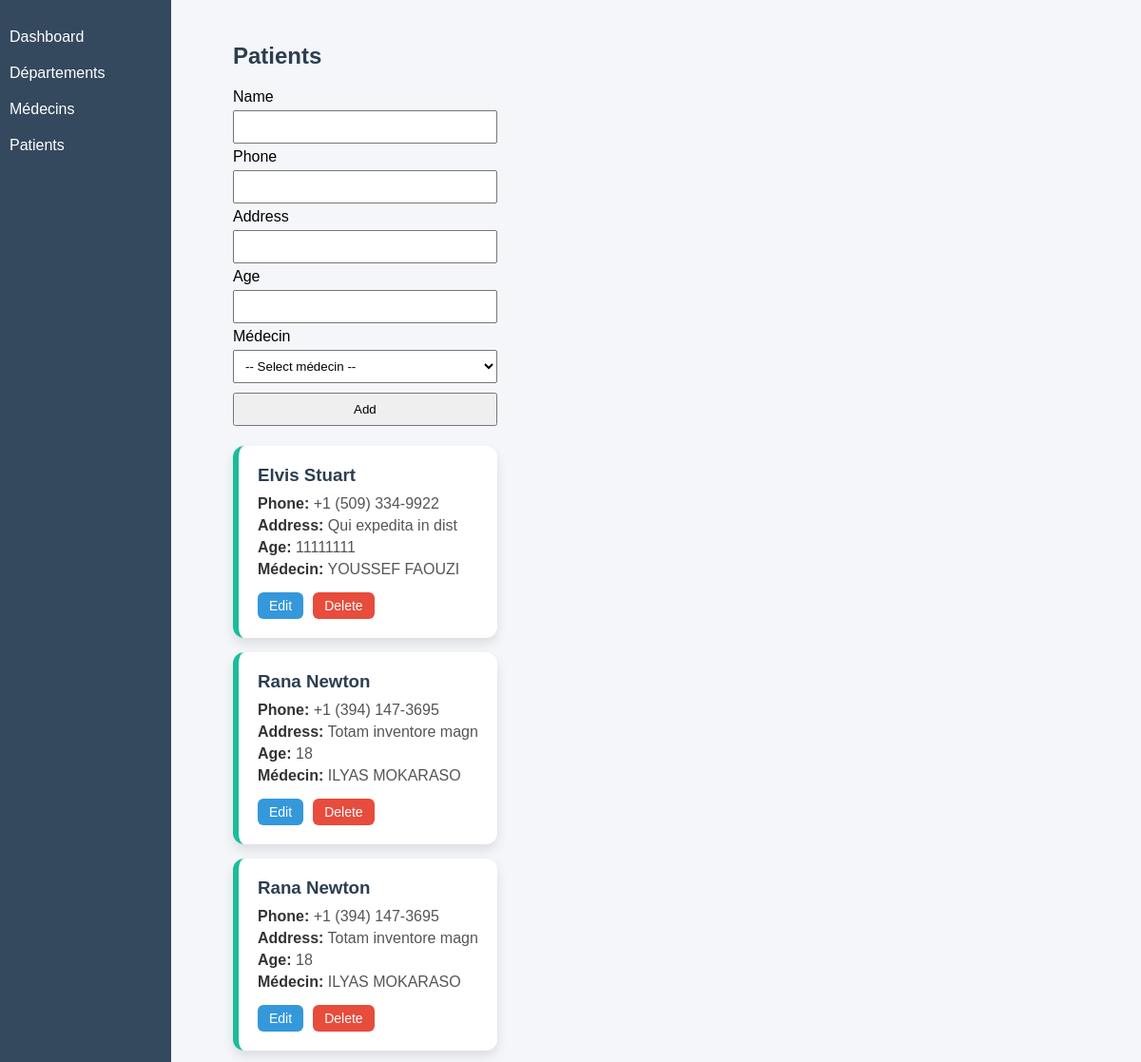
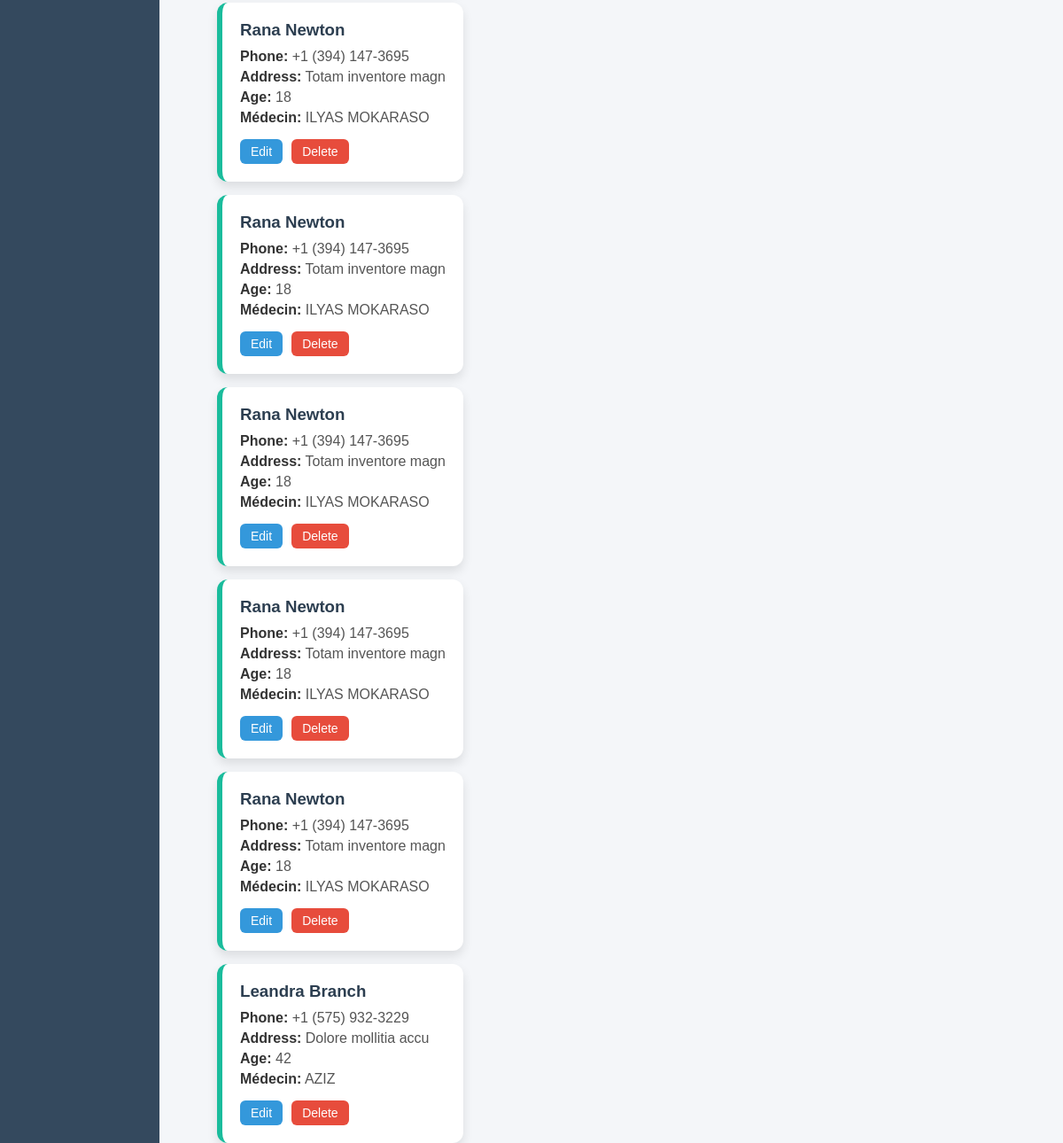
Page /patients/index.php on the committed database (2 pictures, top to bottom).
### tables this page shows
CREATE TABLE `patients` (
  `id` int NOT NULL,
  `name` varchar(100) DEFAULT NULL,
  `phone` varchar(20) DEFAULT NULL,
  `address` varchar(255) DEFAULT NULL,
  `age` int DEFAULT NULL,
  `medecin_id` int DEFAULT NULL
);

CREATE TABLE `medecins` (
  `id` int NOT NULL,
  `name` varchar(100) DEFAULT NULL,
  `phone` varchar(20) DEFAULT NULL,
  `email` varchar(100) DEFAULT NULL,
  `address` varchar(255) DEFAULT NULL,
  `age` int DEFAULT NULL,
  `departement_id` int DEFAULT NULL
);

### patients/index.php (the view, shortened to what this page needs)
<?php include("../config/db.php"); ?>
<link rel="stylesheet" href="../assets/style.css">
<?php include("../includes/sidebar.php"); ?>
<div class="content">
<h2>Patients</h2>
<form method="post" class="form-container">
  <div class="form-group">
    <label for="name">Name</label>
    <input type="text" id="name" name="name" required>
  </div>
  <div class="form-group">
    <label for="phone">Phone</label>
    <input type="text" id="phone" name="phone">
  </div>
  <div class="form-group">
    <label for="address">Address</label>
    <input type="text" id="address" name="address">
  </div>
  <div class="form-group">
    <label for="age">Age</label>
    <input type="number" id="age" name="age" min="0">
  </div>
  <div class="form-group">
    <label for="medecin">Médecin</label>
    <select id="medecin" name="medecin" required>
      <option value="">-- Select médecin --</option>
    </select>
  </div>
  <button type="submit" name="add">Add</button>
</form>
<?php
$res = mysqli_query($conn,"
SELECT p.*, m.name AS med
FROM patients p
JOIN medecins m ON p.medecin_id=m.id
");
while($row = mysqli_fetch_assoc($res)){
echo "
<div class='list-card patients'>
  <h3>{$row['name']}</h3>
  <p><strong>Phone:</strong> {$row['phone']}</p>
  <p><strong>Address:</strong> {$row['address']}</p>
  <p><strong>Age:</strong> {$row['age']}</p>
  <p><strong>Médecin:</strong> {$row['med']}</p>
  <div class='card-buttons'>
    <a href='edit_patient.php?id={$row['id']}' class='btn edit'>Edit</a>
    <a href='delete_patient.php?id={$row['id']}' class='btn delete' onclick='return confirm(\"Are you sure?\")'>Delete</a>
  </div>
</div>
";
}
?>
</div>

### assets/style.css (style rules this page uses)
.content { margin-left: 220px; padding: 20px; }
input, select, button { width: 100%; padding: 8px; margin: 5px 0; }
.patients { background: linear-gradient(135deg, #1abc9c, #16a085); }
.list-card { background: white; padding: 15px 20px; border-radius: 10px; margin-bottom: 12px; box-shadow: 0 5px 10px rgba(0,0,0,0.1); border-left: 5px solid #3498db; transition: 0.3s; }
.list-card { background: white; padding: 20px; border-radius: 12px; margin-bottom: 15px; box-shadow: 0 6px 12px rgba(0,0,0,0.1); border-left: 6px solid #3498db; transition: transform 0.3s, box-shadow 0.3s; }
.list-card h3 { margin: 0 0 10px 0; color: #2c3e50; }
.list-card p { margin: 5px 0; color: #555; }
.list-card p strong { color: #333; }
.list-card { background: white; padding: 20px; border-radius: 12px; margin-bottom: 15px; box-shadow: 0 6px 12px rgba(0,0,0,0.1); border-left: 6px solid #1abc9c; transition: transform 0.3s, box-shadow 0.3s; }
.card-buttons { margin-top: 15px; display: flex; gap: 10px; }
.btn { padding: 6px 12px; border-radius: 6px; text-decoration: none; color: white; font-size: 14px; transition: 0.3s; }
.btn.edit { background: #3498db; }
.btn.delete { background: #e74c3c; }
.content { margin-left: 220px; padding: 25px; }
h2 { margin-bottom: 20px; color: #2c3e50; }
h2 { color: #2c3e50; margin-bottom: 20px; }

### rows in the picture
patients: name "Elvis Stuart", phone "+1 (509) 334-9922", address "Qui expedita in dist", age "11111111", medecin.name "YOUSSEF FAOUZI"
patients: name "Rana Newton", phone "+1 (394) 147-3695", address "Totam inventore magn", age "18", medecin.name "ILYAS MOKARASO"
patients: name "Rana Newton", phone "+1 (394) 147-3695", address "Totam inventore magn", age "18", medecin.name "ILYAS MOKARASO"
patients: name "Rana Newton", phone "+1 (394) 147-3695", address "Totam inventore magn", age "18", medecin.name "ILYAS MOKARASO"
patients: name "Rana Newton", phone "+1 (394) 147-3695", address "Totam inventore magn", age "18", medecin.name "ILYAS MOKARASO"
patients: name "Rana Newton", phone "+1 (394) 147-3695", address "Totam inventore magn", age "18", medecin.name "ILYAS MOKARASO"
patients: name "Rana Newton", phone "+1 (394) 147-3695", address "Totam inventore magn", age "18", medecin.name "ILYAS MOKARASO"
patients: name "Rana Newton", phone "+1 (394) 147-3695", address "Totam inventore magn", age "18", medecin.name "ILYAS MOKARASO"
patients: name "Leandra Branch", phone "+1 (575) 932-3229", address "Dolore mollitia accu", age "42", medecin.name "AZIZ"
